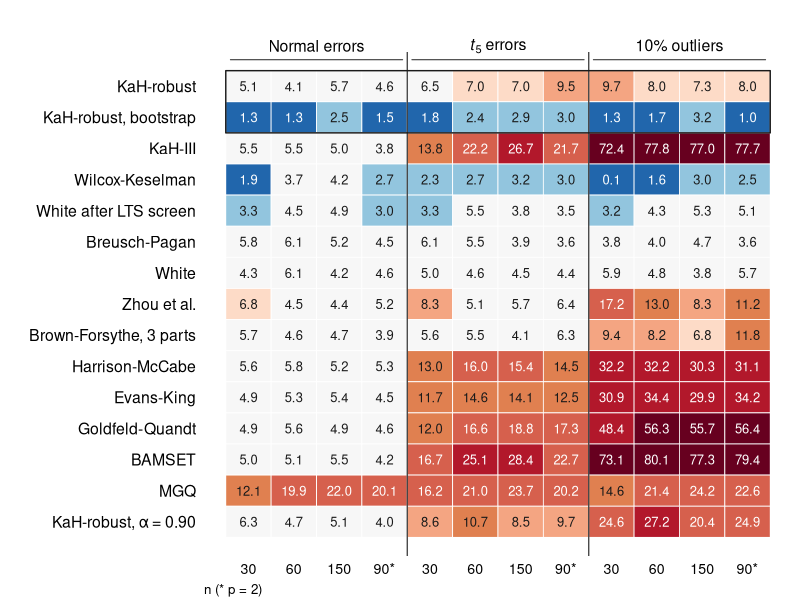

Write R code to recreate this figure.
# Step 22: size heatmap (replaces the size table). Cell = empirical size (%) at the nominal 5%
# level; colour = distance from 5% (blue conservative, pale near nominal, orange-red inflated).
a <- read.csv("all_tests_rejection.csv", check.names = FALSE)
out <- "../paper_stat_papers/figures"
tests <- c(V2_a75 = "KaH-robust", V2_a75_bs = "KaH-robust, bootstrap", KaH3 = "KaH-III",
           WK_2006 = "Wilcox-Keselman", BRW_White = "White after LTS screen", BP_Koenker = "Breusch-Pagan",
           White = "White", Zhou_2015 = "Zhou et al.", BF_3parts = "Brown-Forsythe, 3 parts",
           HMC = "Harrison-McCabe", EvansKing = "Evans-King", GQ = "Goldfeld-Quandt",
           BAMSET_3 = "BAMSET", MGQ_Rana2008 = "MGQ", V2_a90 = "KaH-robust, α = 0.90")
scen <- list(H0_clean = "Normal errors", H0_t5 = expression(italic(t)[5] * " errors"), H0_outliers = "10% outliers")
cells <- list(c(30, 1), c(60, 1), c(150, 1), c(90, 2)); clab <- c("30", "60", "150", "90*")
M <- do.call(cbind, lapply(names(scen), function(s) sapply(cells, function(np)
  unlist(a[a$scenario == s & a$n == np[1] & a$p == np[2], names(tests)]))))
M <- 100 * M                                     # rows: tests; cols: scenario x cell
col_of <- function(v) {                          # diverging palette around 5%
  br <- c(-Inf, 2, 3.5, 6.5, 8, 10, 15, 25, 50, Inf)
  pal <- c("#2166AC", "#92C5DE", "#F7F7F7", "#FDDBC7", "#F4A582", "#E08050", "#D6604D", "#B2182B", "#67001F")
  pal[findInterval(v, br, left.open = TRUE)]
}
cairo_pdf(file.path(out, "Fig3.pdf"), width = 5.16, height = 4.3, family = "Arial", pointsize = 8)
par(mar = c(2.2, 10.2, 2.6, 0.4), las = 1, xpd = NA)
nr <- nrow(M); nc <- ncol(M)
plot(NA, xlim = c(0, nc), ylim = c(0, nr), axes = FALSE, xlab = "", ylab = "")
for (i in 1:nr) for (j in 1:nc) {
  v <- M[i, j]
  rect(j - 1, nr - i, j, nr - i + 1, col = col_of(v), border = "white", lwd = 0.8)
  text(j - 0.5, nr - i + 0.5, formatC(v, format = "f", digits = 1), cex = 0.78,
       col = if (v > 15 || v < 2) "white" else "grey10")
}
axis(2, at = nr:1 - 0.5, labels = tests, tick = FALSE, line = -0.6, cex.axis = 0.95,
     font = 1)
axis(1, at = 1:nc - 0.5, labels = rep(clab, 3), tick = FALSE, line = -0.9, cex.axis = 0.85)
mtext("n (* p = 2)", side = 1, line = 1.1, cex = 0.8, adj = 0)
for (k in 1:3) {
  segments(4 * (k - 1) + 0.1, nr + 0.35, 4 * k - 0.1, nr + 0.35, lwd = 0.8)
  text(4 * (k - 1) + 2, nr + 0.8, scen[[k]], cex = 0.95)
}
abline(v = c(4, 8), col = "grey20", lwd = 1.2, xpd = FALSE)
rect(0, nr - 2, nc, nr, border = "grey10", lwd = 1.4, xpd = FALSE)   # frame the proposed tests
dev.off()
cat("Fig3.pdf (size heatmap) written\n")
